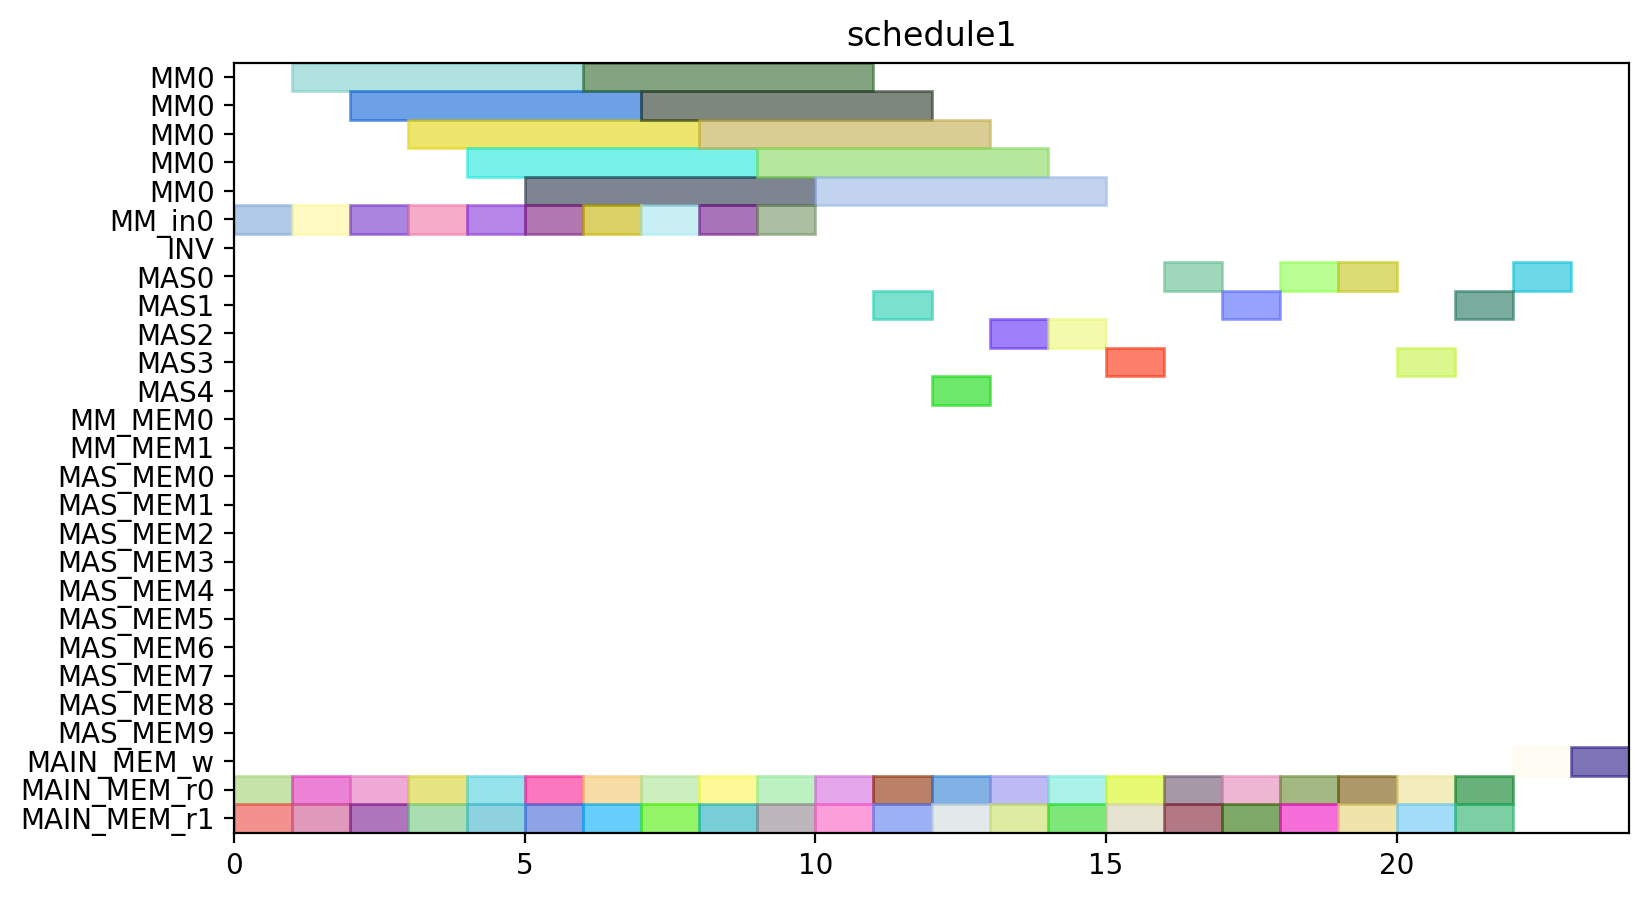

Source code (Python):
from pyschedule import Scenario, solvers, plotters, alt


def solve():
	horizon = 111
	S = Scenario("schedule1", horizon=horizon)

	# resource
	MM = S.Resources('MM', num=1, size=5)
	MM_in = S.Resources('MM_in', num=1)
	INV = S.Resource('INV')
	MAS = S.Resources('MAS', num=5, size=1, periods=range(1, horizon))
	MM_MEM = S.Resources('MM_MEM', num=2)
	MAS_MEM = S.Resources('MAS_MEM', num=10)
	MAIN_MEM_w = S.Resource('MAIN_MEM_w', size=1)
	MAIN_MEM_r = S.Resources('MAIN_MEM_r', num=2)

	# result of previous scheduling
	c21_t0_in = S.Task('c21_t0_in', length=1, delay_cost=1)
	S += c21_t0_in >= 0
	c21_t0_in += MM_in[0]

	c21_t0_mem0 = S.Task('c21_t0_mem0', length=1, delay_cost=1)
	S += c21_t0_mem0 >= 0
	c21_t0_mem0 += MAIN_MEM_r[0]

	c21_t0_mem1 = S.Task('c21_t0_mem1', length=1, delay_cost=1)
	S += c21_t0_mem1 >= 0
	c21_t0_mem1 += MAIN_MEM_r[1]

	c21_t0 = S.Task('c21_t0', length=5, delay_cost=1)
	S += c21_t0 >= 1
	c21_t0 += MM[0]

	c21_t1_in = S.Task('c21_t1_in', length=1, delay_cost=1)
	S += c21_t1_in >= 1
	c21_t1_in += MM_in[0]

	c21_t1_mem0 = S.Task('c21_t1_mem0', length=1, delay_cost=1)
	S += c21_t1_mem0 >= 1
	c21_t1_mem0 += MAIN_MEM_r[0]

	c21_t1_mem1 = S.Task('c21_t1_mem1', length=1, delay_cost=1)
	S += c21_t1_mem1 >= 1
	c21_t1_mem1 += MAIN_MEM_r[1]

	c01_t0_in = S.Task('c01_t0_in', length=1, delay_cost=1)
	S += c01_t0_in >= 2
	c01_t0_in += MM_in[0]

	c01_t0_mem0 = S.Task('c01_t0_mem0', length=1, delay_cost=1)
	S += c01_t0_mem0 >= 2
	c01_t0_mem0 += MAIN_MEM_r[0]

	c01_t0_mem1 = S.Task('c01_t0_mem1', length=1, delay_cost=1)
	S += c01_t0_mem1 >= 2
	c01_t0_mem1 += MAIN_MEM_r[1]

	c21_t1 = S.Task('c21_t1', length=5, delay_cost=1)
	S += c21_t1 >= 2
	c21_t1 += MM[0]

	c01_t0 = S.Task('c01_t0', length=5, delay_cost=1)
	S += c01_t0 >= 3
	c01_t0 += MM[0]

	c10_t1_in = S.Task('c10_t1_in', length=1, delay_cost=1)
	S += c10_t1_in >= 3
	c10_t1_in += MM_in[0]

	c10_t1_mem0 = S.Task('c10_t1_mem0', length=1, delay_cost=1)
	S += c10_t1_mem0 >= 3
	c10_t1_mem0 += MAIN_MEM_r[0]

	c10_t1_mem1 = S.Task('c10_t1_mem1', length=1, delay_cost=1)
	S += c10_t1_mem1 >= 3
	c10_t1_mem1 += MAIN_MEM_r[1]

	c01_t1_in = S.Task('c01_t1_in', length=1, delay_cost=1)
	S += c01_t1_in >= 4
	c01_t1_in += MM_in[0]

	c01_t1_mem0 = S.Task('c01_t1_mem0', length=1, delay_cost=1)
	S += c01_t1_mem0 >= 4
	c01_t1_mem0 += MAIN_MEM_r[0]

	c01_t1_mem1 = S.Task('c01_t1_mem1', length=1, delay_cost=1)
	S += c01_t1_mem1 >= 4
	c01_t1_mem1 += MAIN_MEM_r[1]

	c10_t1 = S.Task('c10_t1', length=5, delay_cost=1)
	S += c10_t1 >= 4
	c10_t1 += MM[0]

	c01_t1 = S.Task('c01_t1', length=5, delay_cost=1)
	S += c01_t1 >= 5
	c01_t1 += MM[0]

	c20_t0_in = S.Task('c20_t0_in', length=1, delay_cost=1)
	S += c20_t0_in >= 5
	c20_t0_in += MM_in[0]

	c20_t0_mem0 = S.Task('c20_t0_mem0', length=1, delay_cost=1)
	S += c20_t0_mem0 >= 5
	c20_t0_mem0 += MAIN_MEM_r[0]

	c20_t0_mem1 = S.Task('c20_t0_mem1', length=1, delay_cost=1)
	S += c20_t0_mem1 >= 5
	c20_t0_mem1 += MAIN_MEM_r[1]

	c10_t0_in = S.Task('c10_t0_in', length=1, delay_cost=1)
	S += c10_t0_in >= 6
	c10_t0_in += MM_in[0]

	c10_t0_mem0 = S.Task('c10_t0_mem0', length=1, delay_cost=1)
	S += c10_t0_mem0 >= 6
	c10_t0_mem0 += MAIN_MEM_r[0]

	c10_t0_mem1 = S.Task('c10_t0_mem1', length=1, delay_cost=1)
	S += c10_t0_mem1 >= 6
	c10_t0_mem1 += MAIN_MEM_r[1]

	c20_t0 = S.Task('c20_t0', length=5, delay_cost=1)
	S += c20_t0 >= 6
	c20_t0 += MM[0]

	c10_t0 = S.Task('c10_t0', length=5, delay_cost=1)
	S += c10_t0 >= 7
	c10_t0 += MM[0]

	c20_t1_in = S.Task('c20_t1_in', length=1, delay_cost=1)
	S += c20_t1_in >= 7
	c20_t1_in += MM_in[0]

	c20_t1_mem0 = S.Task('c20_t1_mem0', length=1, delay_cost=1)
	S += c20_t1_mem0 >= 7
	c20_t1_mem0 += MAIN_MEM_r[0]

	c20_t1_mem1 = S.Task('c20_t1_mem1', length=1, delay_cost=1)
	S += c20_t1_mem1 >= 7
	c20_t1_mem1 += MAIN_MEM_r[1]

	c11_t0_in = S.Task('c11_t0_in', length=1, delay_cost=1)
	S += c11_t0_in >= 8
	c11_t0_in += MM_in[0]

	c11_t0_mem0 = S.Task('c11_t0_mem0', length=1, delay_cost=1)
	S += c11_t0_mem0 >= 8
	c11_t0_mem0 += MAIN_MEM_r[0]

	c11_t0_mem1 = S.Task('c11_t0_mem1', length=1, delay_cost=1)
	S += c11_t0_mem1 >= 8
	c11_t0_mem1 += MAIN_MEM_r[1]

	c20_t1 = S.Task('c20_t1', length=5, delay_cost=1)
	S += c20_t1 >= 8
	c20_t1 += MM[0]

	c11_t0 = S.Task('c11_t0', length=5, delay_cost=1)
	S += c11_t0 >= 9
	c11_t0 += MM[0]

	c11_t1_in = S.Task('c11_t1_in', length=1, delay_cost=1)
	S += c11_t1_in >= 9
	c11_t1_in += MM_in[0]

	c11_t1_mem0 = S.Task('c11_t1_mem0', length=1, delay_cost=1)
	S += c11_t1_mem0 >= 9
	c11_t1_mem0 += MAIN_MEM_r[0]

	c11_t1_mem1 = S.Task('c11_t1_mem1', length=1, delay_cost=1)
	S += c11_t1_mem1 >= 9
	c11_t1_mem1 += MAIN_MEM_r[1]

	c11_t1 = S.Task('c11_t1', length=5, delay_cost=1)
	S += c11_t1 >= 10
	c11_t1 += MM[0]

	c20_t2_mem0 = S.Task('c20_t2_mem0', length=1, delay_cost=1)
	S += c20_t2_mem0 >= 10
	c20_t2_mem0 += MAIN_MEM_r[0]

	c20_t2_mem1 = S.Task('c20_t2_mem1', length=1, delay_cost=1)
	S += c20_t2_mem1 >= 10
	c20_t2_mem1 += MAIN_MEM_r[1]

	c01_t2_mem0 = S.Task('c01_t2_mem0', length=1, delay_cost=1)
	S += c01_t2_mem0 >= 11
	c01_t2_mem0 += MAIN_MEM_r[0]

	c01_t2_mem1 = S.Task('c01_t2_mem1', length=1, delay_cost=1)
	S += c01_t2_mem1 >= 11
	c01_t2_mem1 += MAIN_MEM_r[1]

	c20_t2 = S.Task('c20_t2', length=1, delay_cost=1)
	S += c20_t2 >= 11
	c20_t2 += MAS[1]

	c01_t2 = S.Task('c01_t2', length=1, delay_cost=1)
	S += c01_t2 >= 12
	c01_t2 += MAS[4]

	c11_t3_mem0 = S.Task('c11_t3_mem0', length=1, delay_cost=1)
	S += c11_t3_mem0 >= 12
	c11_t3_mem0 += MAIN_MEM_r[0]

	c11_t3_mem1 = S.Task('c11_t3_mem1', length=1, delay_cost=1)
	S += c11_t3_mem1 >= 12
	c11_t3_mem1 += MAIN_MEM_r[1]

	c11_t3 = S.Task('c11_t3', length=1, delay_cost=1)
	S += c11_t3 >= 13
	c11_t3 += MAS[2]

	c21_t3_mem0 = S.Task('c21_t3_mem0', length=1, delay_cost=1)
	S += c21_t3_mem0 >= 13
	c21_t3_mem0 += MAIN_MEM_r[0]

	c21_t3_mem1 = S.Task('c21_t3_mem1', length=1, delay_cost=1)
	S += c21_t3_mem1 >= 13
	c21_t3_mem1 += MAIN_MEM_r[1]

	c21_t2_mem0 = S.Task('c21_t2_mem0', length=1, delay_cost=1)
	S += c21_t2_mem0 >= 14
	c21_t2_mem0 += MAIN_MEM_r[0]

	c21_t2_mem1 = S.Task('c21_t2_mem1', length=1, delay_cost=1)
	S += c21_t2_mem1 >= 14
	c21_t2_mem1 += MAIN_MEM_r[1]

	c21_t3 = S.Task('c21_t3', length=1, delay_cost=1)
	S += c21_t3 >= 14
	c21_t3 += MAS[2]

	c10_t2_mem0 = S.Task('c10_t2_mem0', length=1, delay_cost=1)
	S += c10_t2_mem0 >= 15
	c10_t2_mem0 += MAIN_MEM_r[0]

	c10_t2_mem1 = S.Task('c10_t2_mem1', length=1, delay_cost=1)
	S += c10_t2_mem1 >= 15
	c10_t2_mem1 += MAIN_MEM_r[1]

	c21_t2 = S.Task('c21_t2', length=1, delay_cost=1)
	S += c21_t2 >= 15
	c21_t2 += MAS[3]

	c10_t2 = S.Task('c10_t2', length=1, delay_cost=1)
	S += c10_t2 >= 16
	c10_t2 += MAS[0]

	c20_t3_mem0 = S.Task('c20_t3_mem0', length=1, delay_cost=1)
	S += c20_t3_mem0 >= 16
	c20_t3_mem0 += MAIN_MEM_r[0]

	c20_t3_mem1 = S.Task('c20_t3_mem1', length=1, delay_cost=1)
	S += c20_t3_mem1 >= 16
	c20_t3_mem1 += MAIN_MEM_r[1]

	c11_t2_mem0 = S.Task('c11_t2_mem0', length=1, delay_cost=1)
	S += c11_t2_mem0 >= 17
	c11_t2_mem0 += MAIN_MEM_r[0]

	c11_t2_mem1 = S.Task('c11_t2_mem1', length=1, delay_cost=1)
	S += c11_t2_mem1 >= 17
	c11_t2_mem1 += MAIN_MEM_r[1]

	c20_t3 = S.Task('c20_t3', length=1, delay_cost=1)
	S += c20_t3 >= 17
	c20_t3 += MAS[1]

	c01_t3_mem0 = S.Task('c01_t3_mem0', length=1, delay_cost=1)
	S += c01_t3_mem0 >= 18
	c01_t3_mem0 += MAIN_MEM_r[0]

	c01_t3_mem1 = S.Task('c01_t3_mem1', length=1, delay_cost=1)
	S += c01_t3_mem1 >= 18
	c01_t3_mem1 += MAIN_MEM_r[1]

	c11_t2 = S.Task('c11_t2', length=1, delay_cost=1)
	S += c11_t2 >= 18
	c11_t2 += MAS[0]

	c01_t3 = S.Task('c01_t3', length=1, delay_cost=1)
	S += c01_t3 >= 19
	c01_t3 += MAS[0]

	c10_t3_mem0 = S.Task('c10_t3_mem0', length=1, delay_cost=1)
	S += c10_t3_mem0 >= 19
	c10_t3_mem0 += MAIN_MEM_r[0]

	c10_t3_mem1 = S.Task('c10_t3_mem1', length=1, delay_cost=1)
	S += c10_t3_mem1 >= 19
	c10_t3_mem1 += MAIN_MEM_r[1]

	c10_t3 = S.Task('c10_t3', length=1, delay_cost=1)
	S += c10_t3 >= 20
	c10_t3 += MAS[3]


	# new tasks
	c000 = S.Task('c000', length=1, delay_cost=1)
	c000 += alt(MAS)

	S += 0<c000

	c000_mem0 = S.Task('c000_mem0', length=1, delay_cost=1)
	c000_mem0 += MAIN_MEM_r[0]
	S += c000_mem0 <= c000

	c000_mem1 = S.Task('c000_mem1', length=1, delay_cost=1)
	c000_mem1 += MAIN_MEM_r[1]
	S += c000_mem1 <= c000

	c000_w = S.Task('c000_w', length=1, delay_cost=1)
	c000_w += alt(MAIN_MEM_w)
	S += c000 <= c000_w

	c001 = S.Task('c001', length=1, delay_cost=1)
	c001 += alt(MAS)

	S += 0<c001

	c001_mem0 = S.Task('c001_mem0', length=1, delay_cost=1)
	c001_mem0 += MAIN_MEM_r[0]
	S += c001_mem0 <= c001

	c001_mem1 = S.Task('c001_mem1', length=1, delay_cost=1)
	c001_mem1 += MAIN_MEM_r[1]
	S += c001_mem1 <= c001

	c001_w = S.Task('c001_w', length=1, delay_cost=1)
	c001_w += alt(MAIN_MEM_w)
	S += c001 <= c001_w

	solvers.mip.solve(S,msg=1,kind='CPLEX',ratio_gap=1.01)

	solution = [['hoge']*len(S.solution()[1]) for i in range(len(S.solution()))]
	for i in range(len(S.solution())):
		for j in range(len(S.solution()[i])):
			solution[i][j]=str(S.solution()[i][j])
	print(solution)

	cycles = int(solution[-1][3])

	pic_file_name = "/home/mfukuda/ABE/python/multiRAM_multiMAS/scheduling_result/stage5MM1_stage1MAS5/FROB/schedule1.png"
	if(S.solution() != []):
		plotters.matplotlib.plot(S,img_filename=pic_file_name, show_task_labels=False, fig_size=(cycles*0.25+3, 5))

	return solution
